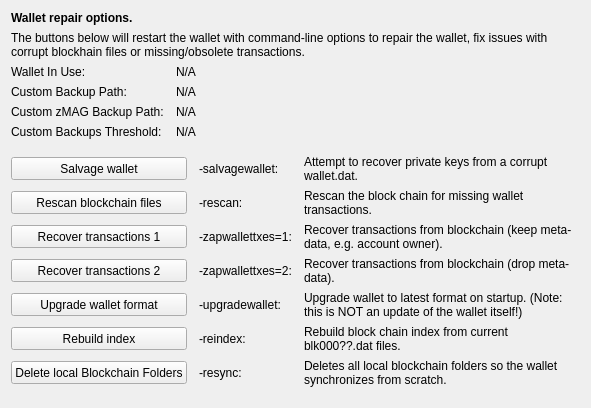
     <widget class="QWidget" name="tab_repair">
      <attribute name="title">
       <string>&amp;Wallet Repair</string>
      </attribute>
      <layout class="QGridLayout" name="gridLayout_4" columnstretch="0,0,0,0">
       <property name="horizontalSpacing">
        <number>12</number>
       </property>
       <item row="0" column="0" colspan="4">
        <widget class="QLabel" name="label_repair_header">
         <property name="font">
          <font>
           <weight>75</weight>
           <bold>true</bold>
          </font>
         </property>
         <property name="text">
          <string>Wallet repair options.</string>
         </property>
        </widget>
       </item>
       <item row="1" column="0" colspan="4">
        <widget class="QLabel" name="label_repair_helptext">
         <property name="font">
          <font>
           <weight>50</weight>
           <bold>false</bold>
          </font>
         </property>
         <property name="text">
          <string>The buttons below will restart the wallet with command-line options to repair the wallet, fix issues with corrupt blockhain files or missing/obsolete transactions.</string>
         </property>
         <property name="wordWrap">
          <bool>true</bool>
         </property>
        </widget>
       </item>
       <item row="2" column="0">
        <widget class="QLabel" name="wallet_path_label">
         <property name="text">
          <string>Wallet In Use:</string>
         </property>
        </widget>
       </item>
       <item row="2" column="1" colspan="3">
        <widget class="QLabel" name="wallet_path">
         <property name="cursor">
          <cursorShape>IBeamCursor</cursorShape>
         </property>
         <property name="text">
          <string>N/A</string>
         </property>
         <property name="textFormat">
          <enum>Qt::PlainText</enum>
         </property>
         <property name="textInteractionFlags">
          <set>Qt::LinksAccessibleByMouse|Qt::TextSelectableByKeyboard|Qt::TextSelectableByMouse</set>
         </property>
        </widget>
       </item>
       <item row="3" column="0">
        <widget class="QLabel" name="wallet_custombackuppath_label">
         <property name="text">
          <string>Custom Backup Path:</string>
         </property>
         <property name="visible">
          <bool>false</bool>
         </property>
        </widget>
       </item>
       <item row="3" column="1" colspan="3">
        <widget class="QLabel" name="wallet_custombackuppath">
         <property name="cursor">
          <cursorShape>IBeamCursor</cursorShape>
         </property>
         <property name="text">
          <string>N/A</string>
         </property>
         <property name="textFormat">
          <enum>Qt::PlainText</enum>
         </property>
         <property name="textInteractionFlags">
          <set>Qt::LinksAccessibleByMouse|Qt::TextSelectableByKeyboard|Qt::TextSelectableByMouse</set>
         </property>
         <property name="visible">
          <bool>false</bool>
         </property>
        </widget>
       </item>
       <item row="4" column="0">
        <widget class="QLabel" name="wallet_customzmagbackuppath_label">
         <property name="text">
          <string>Custom zMAG Backup Path:</string>
         </property>
         <property name="visible">
          <bool>false</bool>
         </property>
        </widget>
       </item>
       <item row="4" column="1" colspan="3">
        <widget class="QLabel" name="wallet_customzmagbackuppath">
         <property name="cursor">
          <cursorShape>IBeamCursor</cursorShape>
         </property>
         <property name="text">
          <string>N/A</string>
         </property>
         <property name="textFormat">
          <enum>Qt::PlainText</enum>
         </property>
         <property name="textInteractionFlags">
          <set>Qt::LinksAccessibleByMouse|Qt::TextSelectableByKeyboard|Qt::TextSelectableByMouse</set>
         </property>
         <property name="visible">
          <bool>false</bool>
         </property>
        </widget>
       </item>
       <item row="5" column="0">
        <widget class="QLabel" name="wallet_custombackupthreshold_label">
         <property name="text">
          <string>Custom Backups Threshold:</string>
         </property>
         <property name="visible">
          <bool>false</bool>
         </property>
        </widget>
       </item>
       <item row="5" column="1" colspan="3">
        <widget class="QLabel" name="wallet_custombackupthreshold">
         <property name="cursor">
          <cursorShape>IBeamCursor</cursorShape>
         </property>
         <property name="text">
          <string>N/A</string>
         </property>
         <property name="textFormat">
          <enum>Qt::PlainText</enum>
         </property>
         <property name="textInteractionFlags">
          <set>Qt::LinksAccessibleByMouse|Qt::TextSelectableByKeyboard|Qt::TextSelectableByMouse</set>
         </property>
         <property name="visible">
          <bool>false</bool>
         </property>
        </widget>
       </item>
       <item row="6" column="0">
        <spacer name="verticalSpacer_repair1">
         <property name="orientation">
          <enum>Qt::Vertical</enum>
         </property>
         <property name="sizeHint" stdset="0">
          <size>
           <width>10</width>
           <height>10</height>
          </size>
         </property>
        </spacer>
       </item>
       <item row="7" column="0" colspan="2">
        <widget class="QPushButton" name="btn_salvagewallet">
         <property name="minimumSize">
          <size>
           <width>100</width>
           <height>23</height>
          </size>
         </property>
         <property name="text">
          <string>Salvage wallet</string>
         </property>
        </widget>
       </item>
       <item row="7" column="2">
        <widget class="QLabel" name="label_repair_salvage_command">
         <property name="text">
          <string notr="true">-salvagewallet:</string>
         </property>
        </widget>
       </item>
       <item row="7" column="3">
        <widget class="QLabel" name="label_repair_salvage">
         <property name="text">
          <string>Attempt to recover private keys from a corrupt wallet.dat.</string>
         </property>
         <property name="wordWrap">
          <bool>true</bool>
         </property>
        </widget>
       </item>
       <item row="8" column="0" colspan="2">
        <widget class="QPushButton" name="btn_rescan">
         <property name="minimumSize">
          <size>
           <width>100</width>
           <height>23</height>
          </size>
         </property>
         <property name="text">
          <string>Rescan blockchain files</string>
         </property>
        </widget>
       </item>
       <item row="8" column="2">
        <widget class="QLabel" name="label_repair_rescan_command">
         <property name="text">
          <string notr="true">-rescan:</string>
         </property>
        </widget>
       </item>
       <item row="8" column="3">
        <widget class="QLabel" name="label_repair_rescan">
         <property name="text">
          <string>Rescan the block chain for missing wallet transactions.</string>
         </property>
         <property name="wordWrap">
          <bool>true</bool>
         </property>
        </widget>
       </item>
       <item row="9" column="0" colspan="2">
        <widget class="QPushButton" name="btn_zapwallettxes1">
         <property name="minimumSize">
          <size>
           <width>100</width>
           <height>23</height>
          </size>
         </property>
         <property name="text">
          <string>Recover transactions 1</string>
         </property>
        </widget>
       </item>
       <item row="9" column="2">
        <widget class="QLabel" name="label_repair_zap1_command">
         <property name="text">
          <string notr="true">-zapwallettxes=1:</string>
         </property>
        </widget>
       </item>
       <item row="9" column="3">
        <widget class="QLabel" name="label_repair_zap1">
         <property name="text">
          <string>Recover transactions from blockchain (keep meta-data, e.g. account owner).</string>
         </property>
         <property name="wordWrap">
          <bool>true</bool>
         </property>
        </widget>
       </item>
       <item row="10" column="0" colspan="2">
        <widget class="QPushButton" name="btn_zapwallettxes2">
         <property name="minimumSize">
          <size>
           <width>100</width>
           <height>23</height>
          </size>
         </property>
         <property name="text">
          <string>Recover transactions 2</string>
         </property>
        </widget>
       </item>
       <item row="10" column="2">
        <widget class="QLabel" name="label_repair_zap2_command">
         <property name="text">
          <string notr="true">-zapwallettxes=2:</string>
         </property>
        </widget>
       </item>
       <item row="10" column="3">
        <widget class="QLabel" name="label_repair_zap2">
         <property name="text">
          <string>Recover transactions from blockchain (drop meta-data).</string>
         </property>
         <property name="wordWrap">
          <bool>true</bool>
         </property>
        </widget>
       </item>
       <item row="11" column="0" colspan="2">
        <widget class="QPushButton" name="btn_upgradewallet">
         <property name="minimumSize">
          <size>
           <width>100</width>
           <height>23</height>
          </size>
         </property>
         <property name="text">
          <string>Upgrade wallet format</string>
         </property>
        </widget>
       </item>
       <item row="11" column="2">
        <widget class="QLabel" name="label_repair_upgrade_command">
         <property name="text">
          <string notr="true">-upgradewallet:</string>
         </property>
        </widget>
       </item>
       <item row="11" column="3">
        <widget class="QLabel" name="label_repair_upgrade">
         <property name="text">
          <string>Upgrade wallet to latest format on startup. (Note: this is NOT an update of the wallet itself!)</string>
         </property>
         <property name="wordWrap">
          <bool>true</bool>
         </property>
        </widget>
       </item>
       <item row="12" column="0" colspan="2">
        <widget class="QPushButton" name="btn_reindex">
         <property name="minimumSize">
          <size>
           <width>100</width>
           <height>23</height>
          </size>
         </property>
         <property name="text">
          <string>Rebuild index</string>
         </property>
        </widget>
       </item>
       <item row="12" column="2">
        <widget class="QLabel" name="label_repair_reindex_command">
         <property name="text">
          <string notr="true">-reindex:</string>
         </property>
        </widget>
       </item>
       <item row="12" column="3">
        <widget class="QLabel" name="label_repair_reindex">
         <property name="text">
          <string>Rebuild block chain index from current blk000??.dat files.</string>
         </property>
         <property name="wordWrap">
          <bool>true</bool>
         </property>
        </widget>
       </item>
       <item row="13" column="0" colspan="2">
        <widget class="QPushButton" name="btn_resync">
         <property name="minimumSize">
          <size>
           <width>100</width>
           <height>23</height>
          </size>
         </property>
         <property name="text">
          <string>Delete local Blockchain Folders</string>
         </property>
        </widget>
       </item>
       <item row="13" column="2">
        <widget class="QLabel" name="label_repair_resync_command">
         <property name="text">
          <string>-resync:</string>
         </property>
        </widget>
       </item>
       <item row="13" column="3">
        <widget class="QLabel" name="label_repair_resync">
         <property name="text">
          <string>Deletes all local blockchain folders so the wallet synchronizes from scratch.</string>
         </property>
         <property name="wordWrap">
          <bool>true</bool>
         </property>
        </widget>
       </item>
       <item row="14" column="0">
        <spacer name="verticalSpacer_repair2">
         <property name="orientation">
          <enum>Qt::Vertical</enum>
         </property>
         <property name="sizeHint" stdset="0">
          <size>
           <width>20</width>
           <height>10</height>
          </size>
         </property>
        </spacer>
       </item>
      </layout>
     </widget>
